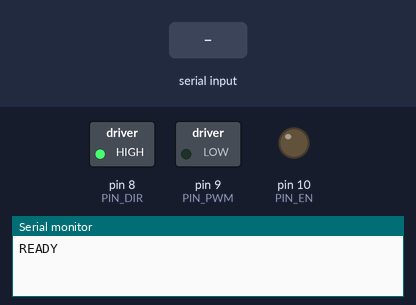
A sketch run on a simulated Arduino Uno, built with avr-gcc and run on an emulated ATmega328P. Parts: switched loads named in the sketch (green lamp = pin HIGH), output pins drawn as LEDs (lit = HIGH), the last lines printed to the serial monitor. The test bench sets the inputs (shaded band).

Above: at 1.2 s.
1.3 s: "START\n" received over Serial
At 2.5 s:
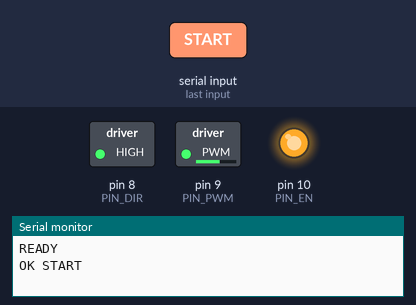
2.8 s: "CCW\n" received over Serial
At 4.0 s:
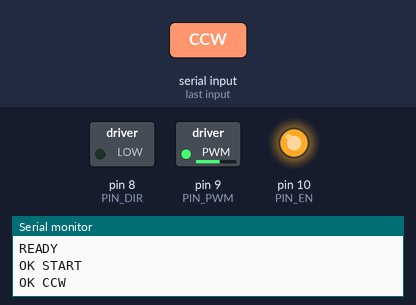
4.6 s: "STOP\n" received over Serial
At 5.2 s:
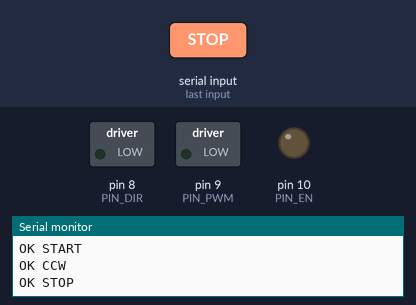
6.1 s: "CW\n" received over Serial
At 7.7 s:
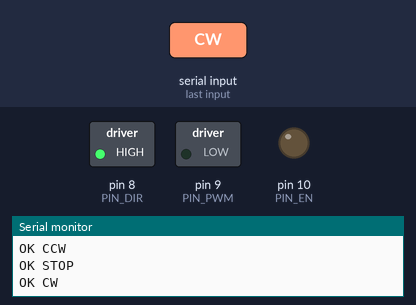
Timing chart, 0 to 8.9 s (numbered marks = the images above; inputs shaded):
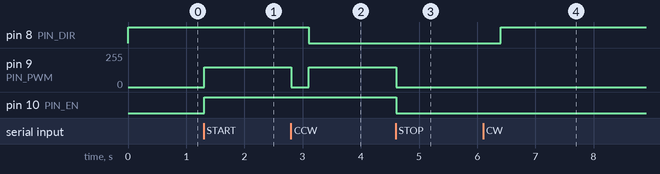

Measured:
- after the input at 1.3 s, pin 9 (PIN_PWM): 0/255 → 150/255 at once; pin 10 (PIN_EN): LOW → HIGH at once
- after the input at 2.8 s, pin 8 (PIN_DIR): HIGH → LOW after 0.30 s; pin 9 (PIN_PWM): 150/255 → 0/255 at once, → 150/255 0.30 s later
- after the input at 4.6 s, pin 9 (PIN_PWM): 150/255 → 0/255 at once; pin 10 (PIN_EN): HIGH → LOW at once
- after the input at 6.1 s, pin 8 (PIN_DIR): LOW → HIGH after 0.30 s

The sketch:

conveyor_firmware.ino
```cpp
const int PIN_DIR = 8;   // PHASE  -> direction
const int PIN_PWM = 9;   // PWM    -> speed
const int PIN_EN  = 10;  // NSLEEP -> turn the motor driver on/off

const int CLOCKWISE_LEVEL = HIGH;

// Conveyor state
bool running   = false;
bool clockwise = true;
int  speed     = 150;

// Appling the current state
void applyMotor() {
  if (running) {
    digitalWrite(PIN_EN, HIGH);
    analogWrite(PIN_PWM, speed);
  } else {
    analogWrite(PIN_PWM, 0);
    digitalWrite(PIN_EN, LOW);
  }
}

// Changes the direction
void setDirection(bool newClockwise) {
  if (newClockwise == clockwise) return;  // already going that way
  analogWrite(PIN_PWM, 0);                // brake before reversing
  delay(300);
  clockwise = newClockwise;
  digitalWrite(PIN_DIR, clockwise ? CLOCKWISE_LEVEL : !CLOCKWISE_LEVEL);
  applyMotor();                           // restore the speed
}

void sendStatus() {
  Serial.print("STATUS ");
  Serial.print(running ? "ON " : "OFF ");
  Serial.print(clockwise ? "CW " : "CCW ");
  Serial.println(speed);
}

// Reads one command line and executes it
void processCommand(String command) {
  command.trim();                         // removes spaces and '\r'
  command.toUpperCase();                  // "start" works the same as "START"
  if (command.length() == 0) return;

  if (command == "START") {
    running = true;
    applyMotor();
    Serial.println("OK START");

  } else if (command == "STOP") {
    running = false;
    applyMotor();
    Serial.println("OK STOP");

  } else if (command == "CW") {
    setDirection(true);
    Serial.println("OK CW");

  } else if (command == "CCW") {
    setDirection(false);
    Serial.println("OK CCW");

  } else if (command.startsWith("SPEED")) {
    String number = command.substring(5); // everything after "SPEED"
    number.trim();
    if (number.length() == 0) {
      Serial.println("ERROR missing speed (e.g. SPEED 150)");
      return;
    }
    speed = constrain(number.toInt(), 0, 255);
    applyMotor();
    Serial.print("OK SPEED ");
    Serial.println(speed);

  } else if (command == "STATUS") {
    sendStatus();

  } else {
    Serial.print("ERROR unknown command: ");
    Serial.println(command);
  }
}

void setup() {
  pinMode(PIN_DIR, OUTPUT);
  pinMode(PIN_PWM, OUTPUT);
  pinMode(PIN_EN, OUTPUT);

  digitalWrite(PIN_DIR, CLOCKWISE_LEVEL);
  applyMotor();                           // starts stopped

  Serial.begin(9600);
  Serial.setTimeout(50);                  // don't wait 1 s when reading
  Serial.println("READY");
}

void loop() {
  // Commands coming from the PC
  if (Serial.available() > 0) {
    String command = Serial.readStringUntil('\n');
    processCommand(command);
  }
}
```
